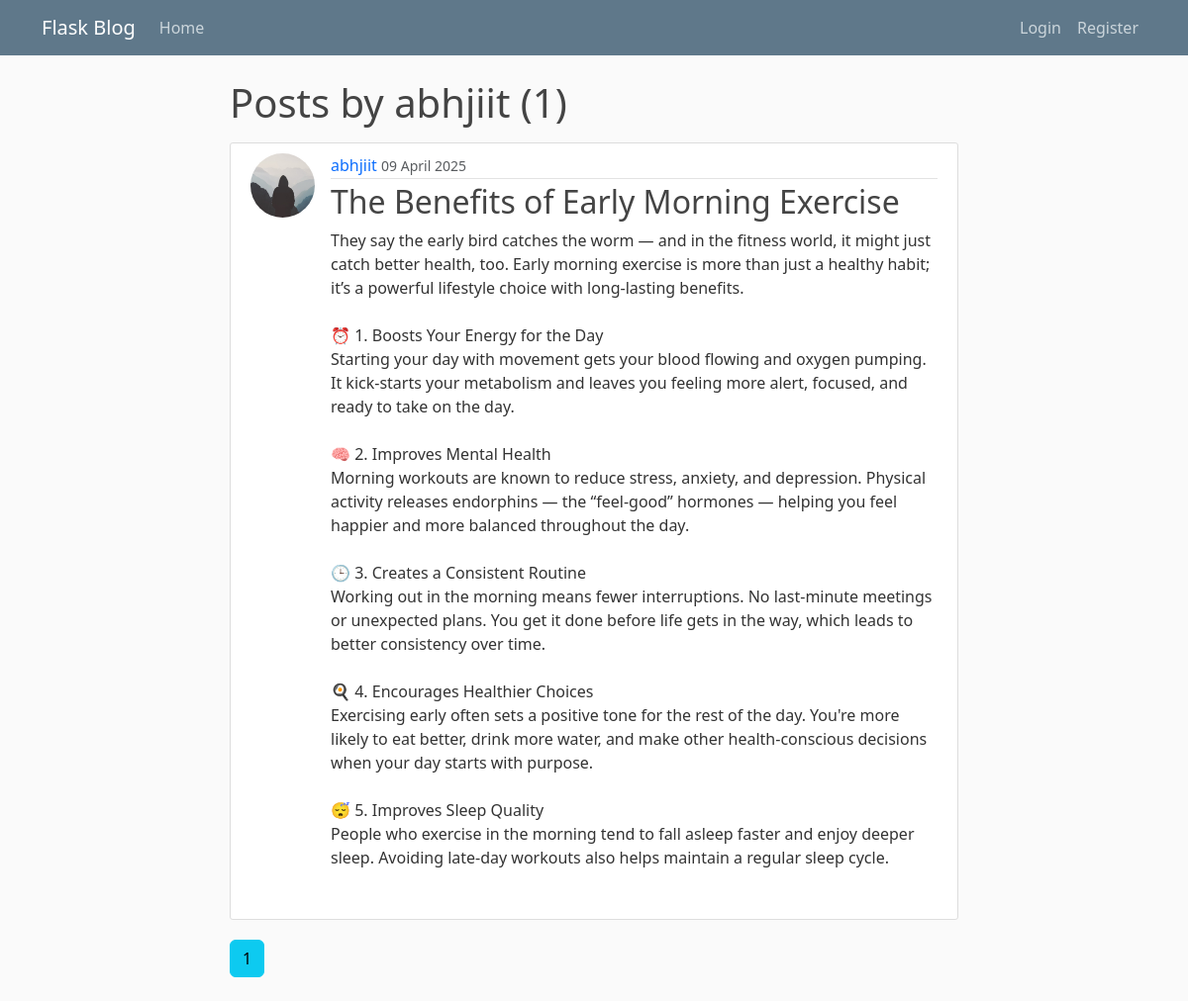
The app's page /user/abhjiit with its own data.
### flaskblog/models.py (models this page shows, shortened)
class User(db.Model, UserMixin):
    id = db.Column(db.Integer, primary_key=True)
    username = db.Column(db.String(20), unique=True, nullable=False)
    email = db.Column(db.String(120), unique=True, nullable=False)
    image_file = db.Column(db.String(20), nullable=False, default="default.jpg")
    password = db.Column(db.String(60), nullable=False)
    posts = db.relationship("Post", backref="author", lazy=True)

class Post(db.Model):
    id = db.Column(db.Integer, primary_key=True)
    title = db.Column(db.String(100), nullable=False)
    date = db.Column(db.DateTime, nullable=False, default=datetime.utcnow)
    content = db.Column(db.Text, nullable=False)
    user_id = db.Column(db.Integer, db.ForeignKey('user.id'), nullable=False)
    likes = db.relationship('Like', backref='post', lazy=True)

### flaskblog/users/routes.py (the view)
@users.route("/user/<string:username>")
def user_posts(username):
    page = request.args.get('page', 1, type=int)
    user = User.query.filter_by(username=username).first_or_404()
    posts = Post.query.filter_by(author=user)\
            .order_by(Post.date.desc())\
            .paginate(page=page, per_page=5)
    return render_template('user_posts.html', title='Post By ' + user.username, posts=posts, user=user)

### flaskblog/templates/user_posts.html
{% extends "layout.html" %}
{% block content %}
    <h1 class="mb-3">Posts by {{user.username}} ({{ posts.total }})</h1>
    {% for post in posts.items %}
        <article class="media content-section">
            <div class="media d-flex">
                <img class="rounded-circle article-img" src="{{ url_for('static', filename='profile_pics/' + post.author.image_file) }}" alt="">
                <div class="media-body">
                <div class="article-metadata">
                    <a class="mr-2" href="{{url_for('users.user_posts', username=post.author.username)}}">{{ post.author.username }}</a>
                    <small class="text-muted">{{ post.date.strftime("%d %B %Y") }}</small>
                </div>
                <h2><a class="article-title" href="{{ url_for('posts.post', post_id=post.id) }}">{{ post.title }}</a></h2>
                <p class="article-content">{{ post.content }}</p>
                </div>
            </div>
        </article>
    {% endfor %}
    {% for page_num in posts.iter_pages(left_edge=1, right_edge=1, left_current=1, right_current=2) %}
        {% if page_num %}
            {% if posts.page == page_num %}
                <a class="btn btn-info mb-4" href="{{ url_for('users.user_posts', username=user.username, page=page_num) }}"> {{ page_num }} </a>
            {% else %}
                <a class="btn btn-outline-info mb-4" href="{{ url_for('users.user_posts', username=user.username, page=page_num) }}"> {{ page_num }} </a>
            {% endif %}
        {% else %}
            ...
        {% endif %}
    {% endfor %}
{% endblock content %}

### flaskblog/static/main.css (style rules this page uses)
body { background: #fafafa; color: #333333; margin-top: 5rem; }
h1, h2, h3, h4, h5, h6 { color: #444444; }
a { text-decoration: none; }
.content-section { background: #ffffff; padding: 10px 20px; border: 1px solid #dddddd; border-radius: 3px; margin-bottom: 20px; }
.article-title { color: #444444; }
.article-content { white-space: pre-line; }
.article-img { height: 65px; width: 65px; margin-right: 16px; }
.article-metadata { padding-bottom: 1px; margin-bottom: 4px; border-bottom: 1px solid #e3e3e3 }

### records on screen
User: username "abhjiit"
Post: image_file (placeholder picture), author.username "abhjiit", date "09 April 2025", title "The Benefits of Early Morning Exercise", content "They say the early bird catches the worm — and in the fitness world, it might just catch better health, too. Early morning exercise is more than just a healthy habit; it’s a powerful lifestyle choice with long-lasting benefits. ⏰ 1. Boosts Your Energy for the Day Starting your day with movement gets your blood flowing and oxygen pumping. It kick-starts your metabolism and leaves you feeling more alert, focused, and ready to take on the day. 🧠 2. Improves Mental Health Morning workouts are known to reduce stress, anxiety, and depression. Physical activity releases endorphins — the “feel-good” hormones — helping you feel happier and more balanced throughout the day. 🕒 3. Creates a Consistent…"

### other values on screen
{{ posts.total }} "1"
{{ page_num }} "1"
